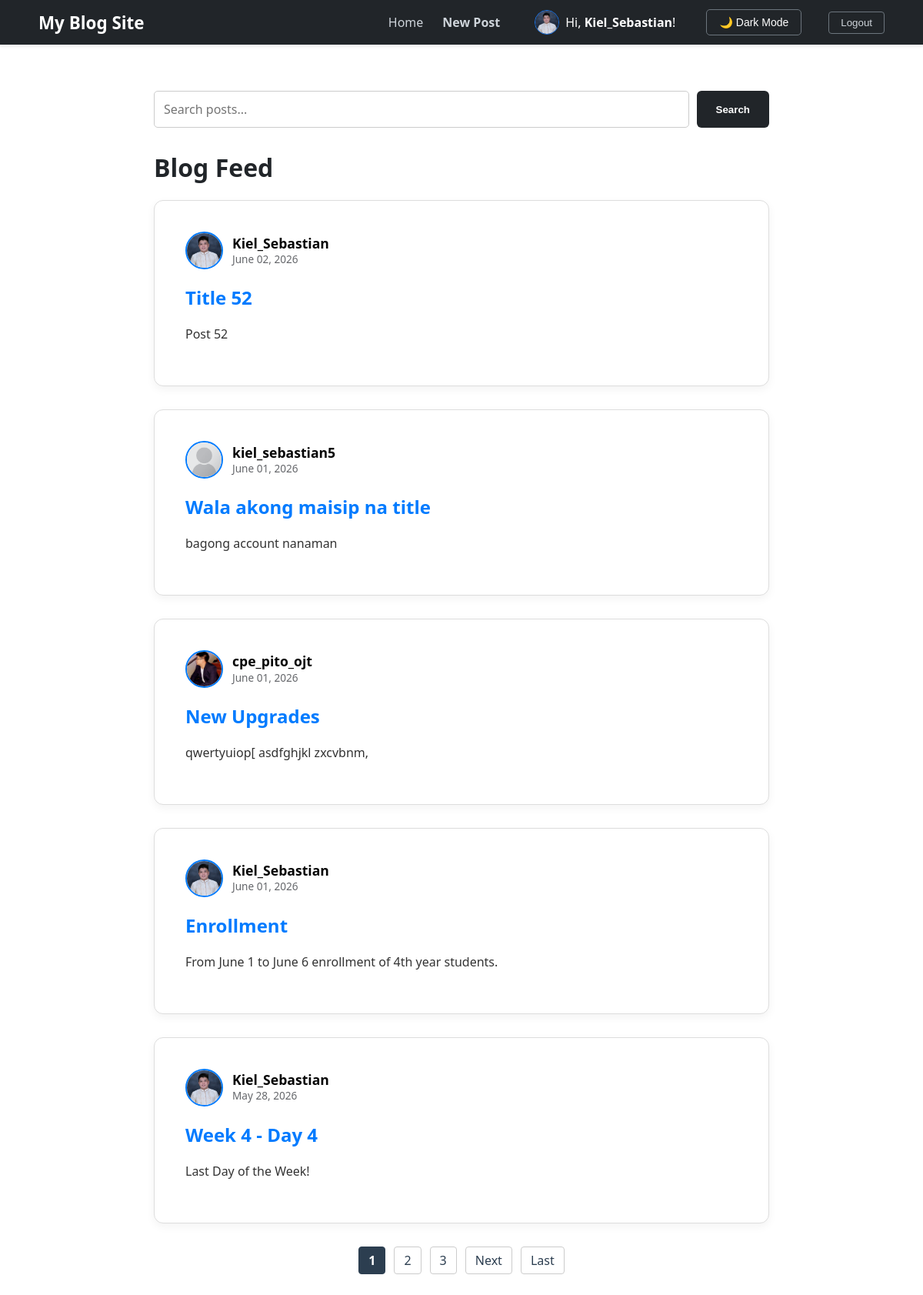
The page / (signed in) on the database as committed earlier.
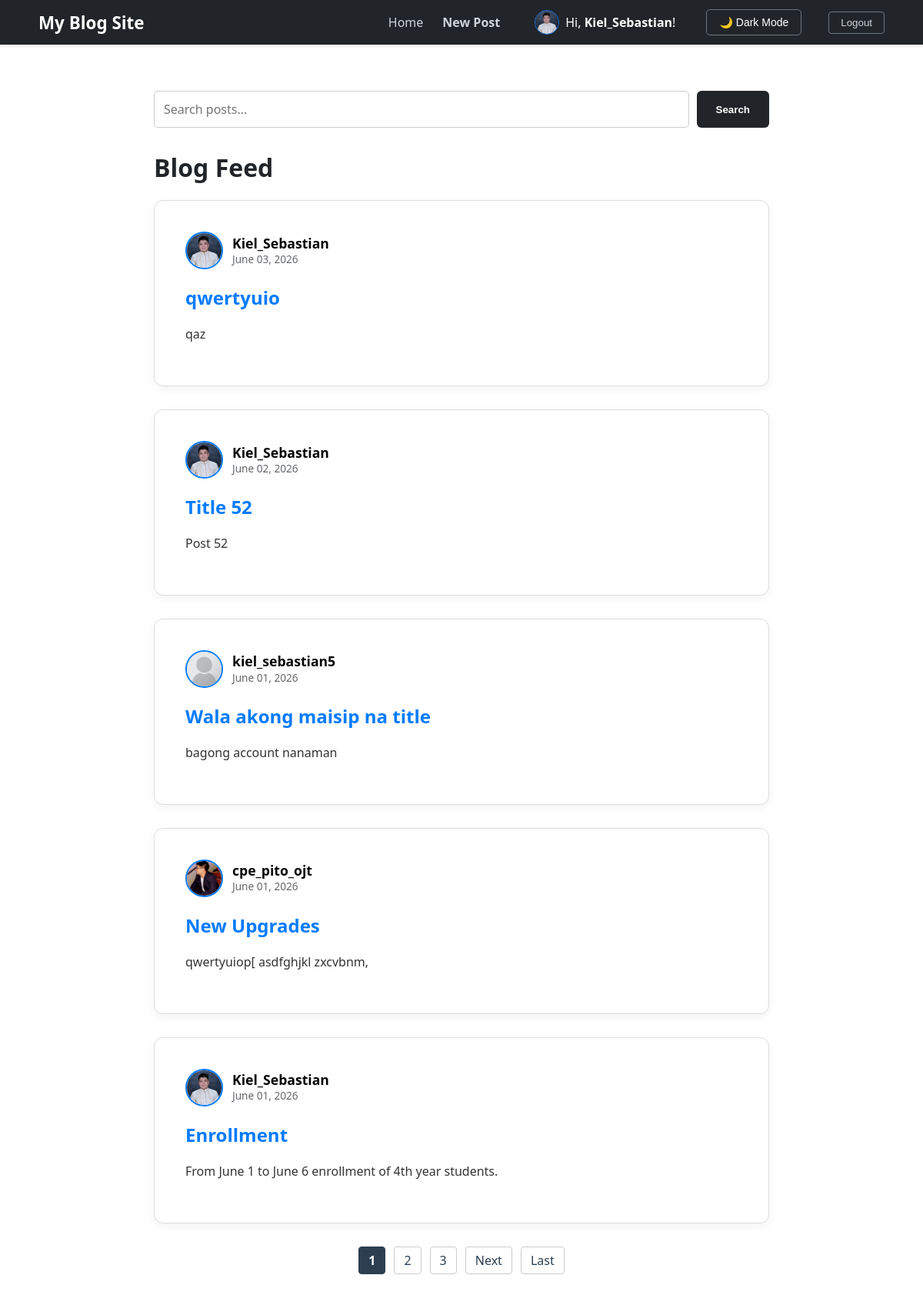
The same page on the database as committed later.
### blog/models.py (models this page shows, shortened)
class Profile(models.Model):
    user = models.OneToOneField(User, on_delete=models.CASCADE)
    image = models.ImageField(default='default.jpg', upload_to='profile_pics')
    bio = models.TextField(max_length=500, blank=True, help_text="Short description about yourself")
    birth_date = models.DateField(null=True, blank=True, verbose_name="Date of Birth")
    gender = models.CharField(max_length=1, choices=GENDER_CHOICES, blank=True, verbose_name="Sex at Birth")
    middle_name = models.CharField(max_length=100, blank=True, null=True)
    name_extension = models.CharField(max_length=20, blank=True, null=True, help_text="e.g., Jr., Sr., III")
    place_of_birth = models.CharField(max_length=255, blank=True, null=True)
    CIVIL_STATUS_CHOICES = [
        ('S', 'Single'), ('M', 'Married'), ('W', 'Widowed'),
        ('SEP', 'Separated'), ('O', 'Others')
    ]
    civil_status = models.CharField(max_length=3, choices=CIVIL_STATUS_CHOICES, blank=True, null=True)
    employee_number = models.CharField(max_length=50, blank=True, null=True)
    CITIZENSHIP_CHOICES = [('F', 'Filipino'), ('D', 'Dual Citizenship')]
    citizenship = models.CharField(max_length=1, choices=CITIZENSHIP_CHOICES, default='F')
    dual_citizenship_country = models.CharField(max_length=100, blank=True, null=True)
    citizenship_acquisition = models.CharField(
        max_length=20,
        choices=[('B', 'By Birth'), ('N', 'By Naturalization')],
        blank=True, null=True
    )
    house_block_lot = models.CharField(max_length=100, blank=True, null=True)
    street = models.CharField(max_length=100, blank=True, null=True)
    subdivision_village = models.CharField(max_length=100, blank=True, null=True)
    barangay = models.CharField(max_length=100, blank=True, null=True)
    city_municipality = models.CharField(max_length=100, blank=True, null=True)
    province = models.CharField(max_length=100, blank=True, null=True)
    mobile_number = models.CharField(max_length=20, blank=True, null=True)
    number_of_children = models.PositiveIntegerField(default=0, blank=True, null=True)
    special_skills_hobbies = models.TextField(blank=True, null=True)

class Post(models.Model):
    title = models.CharField(max_length=100)
    content = models.TextField()
    date_posted = models.DateTimeField(auto_now=True)
    author = models.ForeignKey(User, on_delete=models.CASCADE)
    image = models.ImageField(null=True, blank=True, upload_to=user_directory_path)

### blog/views.py (the view)
# urls.py: path('', PostListView.as_view(), name='blog-home'),
class PostListView(ListView):
    model = Post
    template_name = 'blog/home.html'
    context_object_name = 'posts'
    ordering = ['-date_posted']
    paginate_by = 5
    def get_queryset(self):
        query = self.request.GET.get('q')
        if query:
            return Post.objects.filter(
                Q(title__icontains=query) | Q(content__icontains=query)
            ).order_by('-date_posted')
        return Post.objects.all().order_by('-date_posted')
    def get_context_data(self, **kwargs):
        context = super().get_context_data(**kwargs)
        context['search_query'] = self.request.GET.get('q', '')
        return context

### blog/templates/blog/home.html (shortened to what this page needs)
{% extends "blog/base.html" %}
{% block content %}
    {% if not user.is_authenticated %}
        <div class="card" style="text-align: center; padding: 60px 40px; margin-top: 20px;">
            <h1 style="font-size: 2.5rem; color: #212529;">Welcome to My Django Blog</h1>
            <p style="color: #6c757d; font-size: 1.1rem; margin-bottom: 40px;">
                Join our community to share your stories and connect with others.
            </p>
            <div style="display: flex; justify-content: center; gap: 20px;">
                <a href="{% url 'login' %}" class="btn-primary" style="width: 180px; text-decoration: none; text-align: center;">Login</a>
                <a href="{% url 'register' %}" class="btn-secondary" style="width: 180px; text-decoration: none; text-align: center; padding: 12px; border: 1px solid #ccc; border-radius: 4px; color: #212529; font-weight: 600;">Register</a>
            </div>
        </div>
    {% else %}
        <form method="GET" action="{% url 'blog-home' %}" style="display: flex; gap: 10px; margin-bottom: 30px;">
            <input type="text" name="q" value="{{ search_query }}" placeholder="Search posts..."
                style="flex: 1; padding: 12px; border: 1px solid #ccc; border-radius: 5px;" class="search-input">
            <button type="submit" class="btn-primary" style="width: auto; padding: 0 25px;">Search</button>
        </form>
        <h1 class="mb-4 feed-title">Blog Feed</h1>
        {% for post in posts %}
            <article class="card">
                <div class="article-body">
                    <div class="article-metadata" style="display: flex; align-items: center; margin-bottom: 15px;">
                        <a href="{% url 'user-profile' post.author.username %}" style="display: flex; align-items: center; text-decoration: none; color: inherit;">
                            {% if post.author.profile.image %}
                                <img src="{{ post.author.profile.image.url }}" alt="{{ post.author.username }}" class="feed-avatar">
                            {% else %}
                                <div style="width: 45px; height: 45px; border-radius: 50%; border: 2px solid #1877F2; background-color: #e4e6eb; margin-right: 12px;"></div>
                            {% endif %}
                            <div style="line-height: 1.2;">
                                <span class="feed-author-name" style="font-weight: bold; font-size: 1.1rem;">{{ post.author.username }}</span><br>
                                <span class="feed-date" style="font-size: 0.85rem;">{{ post.date_posted|date:"F d, Y" }}</span>
                            </div>
                        </a>
                    </div>
                    <h2>
                        <a class="article-title" href="{% url 'post-detail' post.pk %}" style="text-decoration: none; color: #007bff;">{{ post.title }}</a>
                    </h2>
                    <p class="article-content">{{ post.content|truncatewords:30 }}</p>
                </div>
            </article>
        {% empty %}
            <div class="card" style="text-align: center; padding: 30px;">
                <p>No posts yet. <a href="{% url 'post-create' %}">Be the first to create one!</a></p>
            </div>
        {% endfor %}
        {% if is_paginated %}
            <div style="margin-top: 30px; display: flex; justify-content: center; gap: 5px;">
                {% for num in page_obj.paginator.page_range %}
                    {% if page_obj.number == num %}
                        <span class="pagination-active">{{ num }}</span>
                    {% elif num > page_obj.number|add:'-3' and num < page_obj.number|add:'3' %}
                        <a href="?page={{ num }}{% if search_query %}&q={{ search_query }}{% endif %}" class="pagination-link">{{ num }}</a>
                    {% endif %}
                {% endfor %}
                {% if page_obj.has_next %}
                    <a href="?page={{ page_obj.next_page_number }}{% if search_query %}&q={{ search_query }}{% endif %}" class="pagination-link">Next</a>
                    <a href="?page={{ page_obj.paginator.num_pages }}{% if search_query %}&q={{ search_query }}{% endif %}" class="pagination-link">Last</a>
                {% endif %}
            </div>
        {% endif %}
    {% endif %}
{% endblock %}

### blog/templates/blog/base.html (shortened to what this page needs)
{% load static %}
<!DOCTYPE html>
<html lang="en">
<head>
    <link rel="stylesheet" type="text/css" href="{% static 'blog/main.css' %}">
</head>
<body>
    <nav class="navbar">
        <div class="nav-container">
            <a href="{% url 'blog-home' %}" class="nav-logo">My Blog Site</a>
            <div class="nav-links">
                <a href="{% url 'blog-home' %}">Home</a>
                {% if user.is_authenticated %}
                    <a href="{% url 'post-create' %}" style="margin-right: 20px; font-weight: 600;">New Post</a>
                    <a href="{% url 'user-profile' user.username %}" style="margin-right: 15px; display: inline-flex; align-items: center; text-decoration: none;">
                        <img src="{{ user.profile.image.url }}" alt="Nav Profile" style="width: 30px; height: 30px; border-radius: 50%; border: 1px solid #1877F2; object-fit: cover; margin-right: 8px;">
                        <span style="color: #fff;">Hi, <strong>{{ user.username }}</strong>!</span>
                    </a>
                    <button id="theme-toggle" class="theme-toggle-btn" style="margin-right: 10px;">🌙 Dark Mode</button>
                    <form method="post" action="{% url 'logout' %}" style="display:inline;">
                        <button type="submit" class="nav-logout-btn">Logout</button>
                    </form>
                {% else %}
                    <a href="{% url 'login' %}">Login</a>
                    <a href="{% url 'register' %}">Register</a>
                {% endif %}
            </div>
        </div>
    </nav>
    <div class="main-wrapper" style="margin-top: 60px;">
        {% block content %}{% endblock %}
    </div>
</body>
</html>

### blog/static/blog/main.css (style rules this page uses)
body { background-color: #f0f2f5; font-family: 'Segoe UI', Roboto, Helvetica, Arial, sans-serif; margin: 0; color: #1c1e21; }
.navbar { background-color: #212529; padding: 0.75rem 0; box-shadow: 0 2px 4px rgba(0,0,0,0.1); position: sticky; top: 0; z-index: 1000; }
.nav-container { max-width: 1100px; margin: 0 auto; display: flex; justify-content: space-between; align-items: center; padding: 0 20px; }
.nav-logo { color: white !important; text-decoration: none; font-size: 1.4rem; font-weight: bold; }
.nav-links { display: flex; align-items: center; gap: 25px; }
.nav-links a { color: #ced4da; text-decoration: none; font-weight: 500; }
.nav-logout-btn { background: transparent; border: 1px solid #6c757d; color: #ced4da; padding: 6px 15px; border-radius: 4px; cursor: pointer; }
.main-wrapper { max-width: 800px; margin: 60px auto; padding: 0 20px; }
.card { background: white; border-radius: 12px; border: 1px solid #ddd; padding: 40px; margin-bottom: 30px; box-shadow: 0 4px 12px rgba(0,0,0,0.05); }
.btn-primary { background-color: #212529; color: white; padding: 12px 25px; border: none; border-radius: 6px; font-weight: 600; cursor: pointer; transition: 0.2s; display: inline-block; text-align: center; }
form input[type="text"], form input[type="password"], form input[type="email"], form textarea { width: 100%; padding: 15px; border: 1px solid #ccc; border-radius: 6px; box-sizing: border-box; font-size: 1rem; font-family: inherit; }
.content-section img, .card img { width: 100% !important; max-width: 100% !important; height: auto !important; display: block !important; margin: 0 auto 20px !important; border-radius: 8px; }
.card img.feed-avatar, .content-section img.feed-avatar, img.feed-avatar { width: 45px !important; height: 45px !important; max-width: 45px !important; object-fit: cover !important; border-radius: 50% !important; margin: 0 12px 0 0 !important; display: inline-block !important; border: 2px solid #007bff !important; }

### blog/templates/blog/base.html (style rules this page uses)
body { background-color: #ffffff; color: #212529; transition: background-color 0.3s, color 0.3s; }
.feed-author-name { color: #050505; }
.feed-date { color: #65676B; }
.article-content { color: #333333; }
.theme-toggle-btn { background: transparent; color: #ffffff; border: 1px solid #6c757d; border-radius: 5px; padding: 8px 16px; font-size: 14px; font-weight: 500; transition: all 0.2s ease-in-out; cursor: pointer; display: inline-flex; align-items: center; }
.pagination-link { padding: 6px 12px; border: 1px solid #ccc; text-decoration: none; color: #2c3e50; border-radius: 4px; margin: 0 3px; display: inline-block; transition: background-color 0.2s, color 0.2s; }
.pagination-active { padding: 6px 12px; background-color: #2c3e50; color: white; border: 1px solid #2c3e50; border-radius: 4px; margin: 0 3px; display: inline-block; font-weight: bold; }

Rows that differ between the two databases and show on the page:
no longer on this page (row unchanged): Post: author.profile.image (picture), author.username "Kiel_Sebastian", date_posted "May 28, 2026", title "Week 4 - Day 4", content "Last Day of the Week!"
added Post: author.profile.image (picture), author.username "Kiel_Sebastian", date_posted "June 03, 2026", title "qwertyuio", content "qaz"
